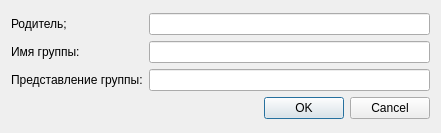
<?xml version="1.0" encoding="UTF-8"?>
<ui version="4.0">
 <class>GroupDialog</class>
 <widget class="QDialog" name="GroupDialog">
  <property name="geometry">
   <rect>
    <x>0</x>
    <y>0</y>
    <width>441</width>
    <height>133</height>
   </rect>
  </property>
  <property name="minimumSize">
   <size>
    <width>441</width>
    <height>133</height>
   </size>
  </property>
  <property name="maximumSize">
   <size>
    <width>441</width>
    <height>133</height>
   </size>
  </property>
  <property name="sizeIncrement">
   <size>
    <width>441</width>
    <height>133</height>
   </size>
  </property>
  <property name="windowTitle">
   <string>Группа</string>
  </property>
  <layout class="QGridLayout" name="gridLayout_2">
   <item row="0" column="0">
    <layout class="QVBoxLayout" name="verticalLayout">
     <item>
      <layout class="QGridLayout" name="gridLayout">
       <item row="1" column="0">
        <widget class="QLabel" name="label_2">
         <property name="text">
          <string>Имя группы:</string>
         </property>
        </widget>
       </item>
       <item row="0" column="1">
        <widget class="QLineEdit" name="txtParent"/>
       </item>
       <item row="0" column="0">
        <widget class="QLabel" name="label">
         <property name="text">
          <string>Родитель;</string>
         </property>
        </widget>
       </item>
       <item row="1" column="1">
        <widget class="QLineEdit" name="txtNameGroup"/>
       </item>
       <item row="2" column="0">
        <widget class="QLabel" name="label_3">
         <property name="text">
          <string>Представление группы:</string>
         </property>
        </widget>
       </item>
       <item row="2" column="1">
        <widget class="QLineEdit" name="txtPresentationGroup"/>
       </item>
      </layout>
     </item>
     <item>
      <widget class="QDialogButtonBox" name="buttonBox">
       <property name="orientation">
        <enum>Qt::Horizontal</enum>
       </property>
       <property name="standardButtons">
        <set>QDialogButtonBox::Cancel|QDialogButtonBox::Ok</set>
       </property>
      </widget>
     </item>
    </layout>
   </item>
  </layout>
 </widget>
 <resources/>
 <connections>
  <connection>
   <sender>buttonBox</sender>
   <signal>accepted()</signal>
   <receiver>GroupDialog</receiver>
   <slot>accept()</slot>
   <hints>
    <hint type="sourcelabel">
     <x>248</x>
     <y>254</y>
    </hint>
    <hint type="destinationlabel">
     <x>157</x>
     <y>274</y>
    </hint>
   </hints>
  </connection>
  <connection>
   <sender>buttonBox</sender>
   <signal>rejected()</signal>
   <receiver>GroupDialog</receiver>
   <slot>reject()</slot>
   <hints>
    <hint type="sourcelabel">
     <x>316</x>
     <y>260</y>
    </hint>
    <hint type="destinationlabel">
     <x>286</x>
     <y>274</y>
    </hint>
   </hints>
  </connection>
 </connections>
</ui>
